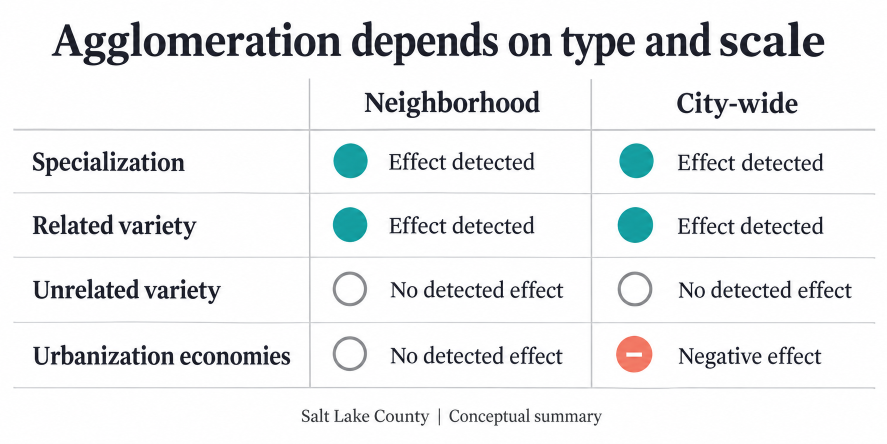
#> input picture images/publications/agglomeration-scales-reviewed.png, 1774 x 887 px (shown at 1/2 size); its folder holds 4 pictures in this run
$ python optimize-publication-images.py
#> lines starting #> are read from the running program, lines starting #| are printed output that depends on the picture
"""Create responsive WebP assets without changing the reviewed illustration content."""
import json
import sys
from pathlib import Path

from PIL import Image

ROOT = Path(__file__).resolve().parents[1]
image_directory = ROOT / "images/publications"
manifest_path = ROOT / "_data/publication_images.json"
paths = [Path(arg).resolve() for arg in sys.argv[1:]] if len(sys.argv) > 1 else list(image_directory.glob("*-reviewed.png"))
manifest = json.loads(manifest_path.read_text(encoding="utf-8")) if len(sys.argv) > 1 else {}
for path in paths:
    if path.parent != image_directory or not path.name.endswith("-reviewed.png"):
        raise ValueError(f"Expected a reviewed PNG in {image_directory}: {path}")
    source = "/" + path.relative_to(ROOT).as_posix()
    with Image.open(path) as original:
#> original is the input picture: PIL image 1774x887 RGB; mean R, G, B 236.5, 237.6, 238.5
        original.load()
        entry = {"width": original.width, "height": original.height}
#> entry = {'width': 1774, 'height': 887}
        for size, width in [("small", 480), ("medium", 960), ("large", original.width)]:
            resized = original.copy()
            resized.thumbnail((width, round(width * original.height / original.width)), Image.Resampling.LANCZOS)
            output = path.with_name(path.stem + "-" + size + ".webp")
            resized.save(output, "WEBP", quality=88, method=6)
            entry[size] = "/" + output.relative_to(ROOT).as_posix()
#> this loop made 3 passes
#> pass 1, `resized.save(output, "WEBP", quality=88, method=6)`:
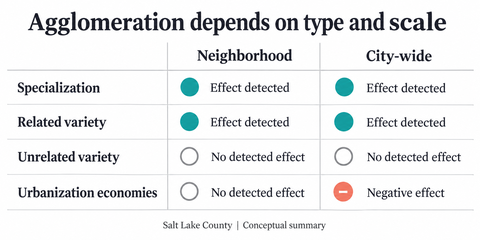
#> saved as agglomeration-scales-reviewed-small.webp: PIL image 480x240 RGB; mean R, G, B 235.9, 237.1, 237.9
#> pass 2, `resized.save(output, "WEBP", quality=88, method=6)`:
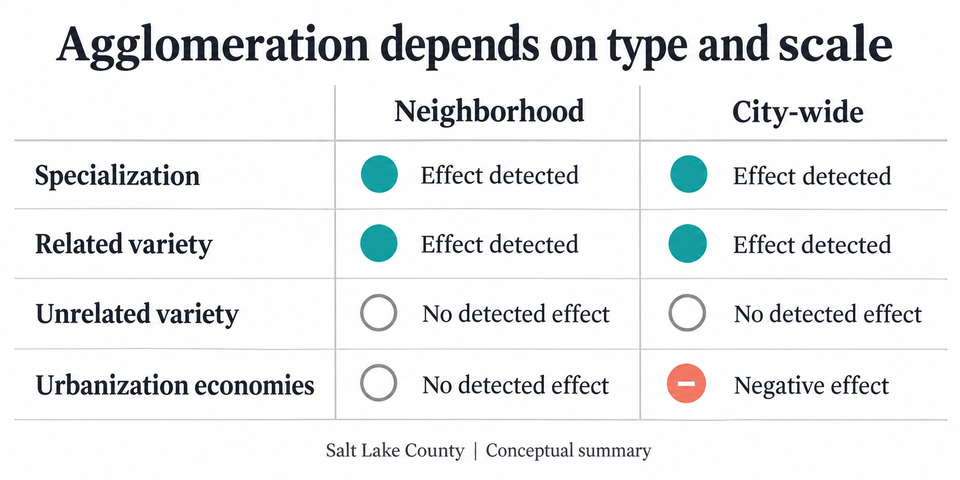
#> saved as agglomeration-scales-reviewed-medium.webp: PIL image 960x480 RGB; mean R, G, B 236.3, 237.4, 238.3
#> after the loop, entry = 5 items
        manifest[source] = entry
manifest_path.write_text(json.dumps(manifest, indent=2) + "\n", encoding="utf-8")
print(f"Optimized {len(paths)} reviewed illustrations; manifest contains {len(manifest)} entries.")
#| Optimized 1 reviewed illustrations; manifest contains 1 entries.

$ run again, on images/publications/amenity-creativity-distinction-watercolor-reviewed.png
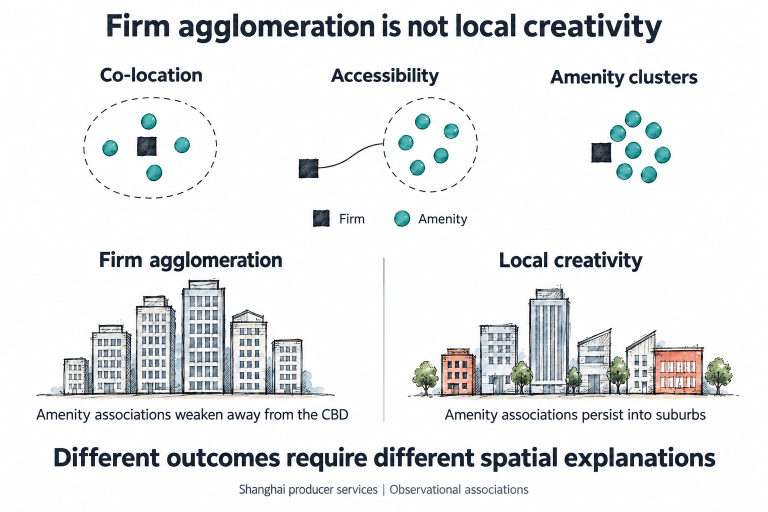
#> input picture images/publications/amenity-creativity-distinction-watercolor-reviewed.png, 1536 x 1024 px (shown at 1/2 size)
#> original is the input picture: PIL image 1536x1024 RGB; mean R, G, B 232.1, 233.7, 234.6
#> the loop `for size, width in [("small", 480), ("medium", 960), ("large", origina..` made 3 passes
#> pass 1, `resized.save(output, "WEBP", quality=88, method=6)`:
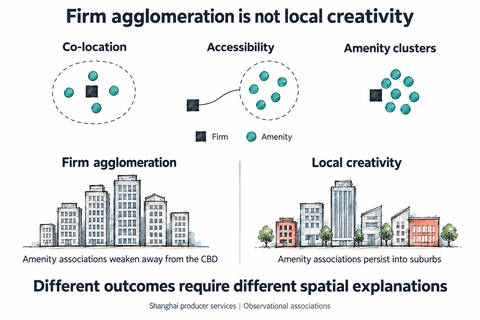
#> saved as amenity-creativity-distinction-watercolor-reviewed-small.webp: PIL image 480x320 RGB; mean R, G, B 231.8, 233.3, 234.3
#> pass 2, `resized.save(output, "WEBP", quality=88, method=6)`:
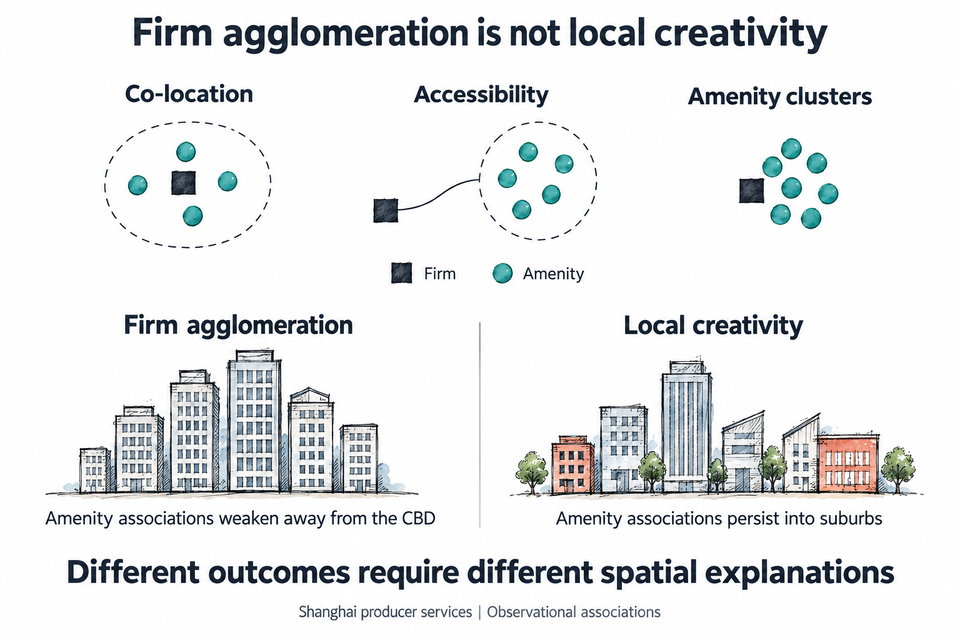
#> saved as amenity-creativity-distinction-watercolor-reviewed-medium.webp: PIL image 960x640 RGB; mean R, G, B 232, 233.5, 234.5
#> after the loop `for size, width in [("small", 480), ("medium", 960), ("large", origina..`: entry = 5 items
#| Optimized 1 reviewed illustrations; manifest contains 1 entries.
